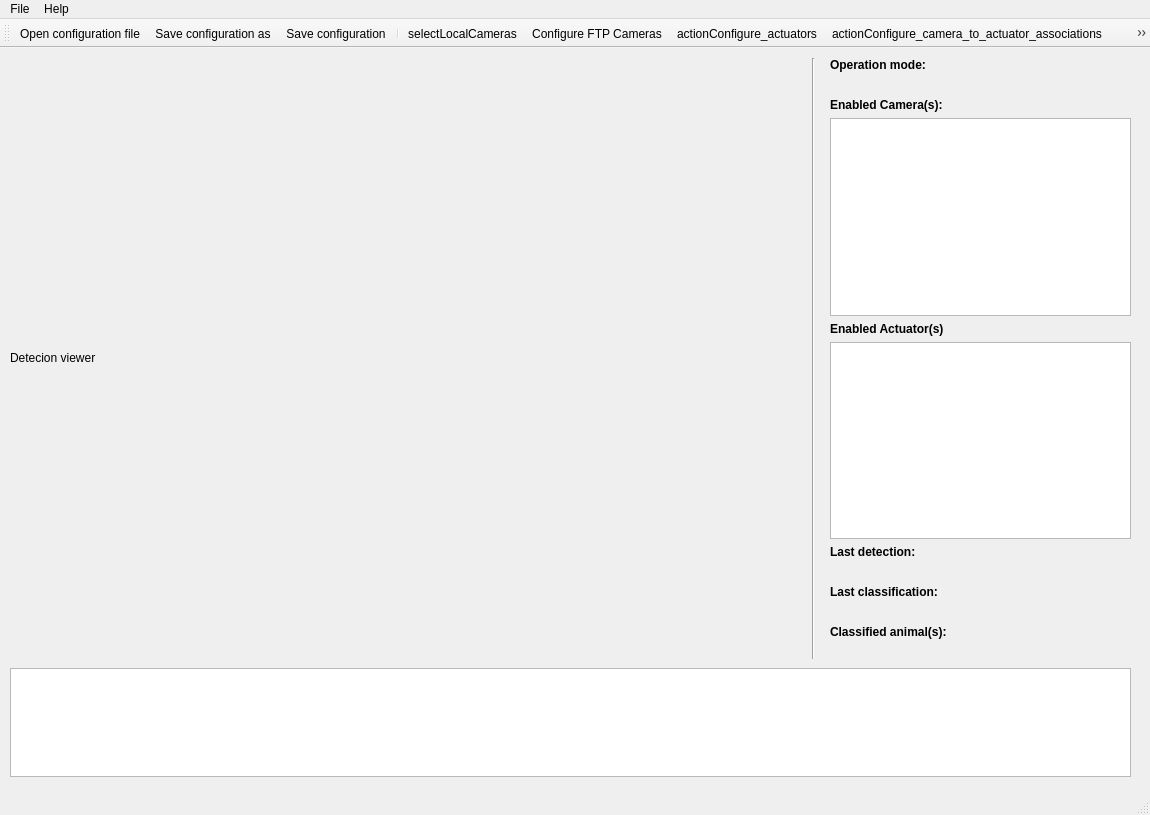
<?xml version="1.0" encoding="UTF-8"?>
<ui version="4.0">
 <class>MainWindow</class>
 <widget class="QMainWindow" name="MainWindow">
  <property name="geometry">
   <rect>
    <x>0</x>
    <y>0</y>
    <width>1150</width>
    <height>815</height>
   </rect>
  </property>
  <property name="sizePolicy">
   <sizepolicy hsizetype="MinimumExpanding" vsizetype="MinimumExpanding">
    <horstretch>0</horstretch>
    <verstretch>0</verstretch>
   </sizepolicy>
  </property>
  <property name="minimumSize">
   <size>
    <width>1150</width>
    <height>815</height>
   </size>
  </property>
  <property name="windowTitle">
   <string>Wild Animals Detection and Alert System (WADAS) [*]</string>
  </property>
  <widget class="QWidget" name="centralwidget">
   <widget class="QLabel" name="label_image">
    <property name="enabled">
     <bool>true</bool>
    </property>
    <property name="geometry">
     <rect>
      <x>10</x>
      <y>10</y>
      <width>800</width>
      <height>600</height>
     </rect>
    </property>
    <property name="sizePolicy">
     <sizepolicy hsizetype="MinimumExpanding" vsizetype="MinimumExpanding">
      <horstretch>0</horstretch>
      <verstretch>0</verstretch>
     </sizepolicy>
    </property>
    <property name="text">
     <string>Detecion viewer</string>
    </property>
   </widget>
   <widget class="QPlainTextEdit" name="plainTextEdit_log">
    <property name="geometry">
     <rect>
      <x>10</x>
      <y>620</y>
      <width>1121</width>
      <height>109</height>
     </rect>
    </property>
    <property name="sizePolicy">
     <sizepolicy hsizetype="MinimumExpanding" vsizetype="Minimum">
      <horstretch>0</horstretch>
      <verstretch>0</verstretch>
     </sizepolicy>
    </property>
   </widget>
   <widget class="QWidget" name="verticalLayoutWidget">
    <property name="geometry">
     <rect>
      <x>830</x>
      <y>10</y>
      <width>301</width>
      <height>601</height>
     </rect>
    </property>
    <layout class="QVBoxLayout" name="verticalLayout">
     <item>
      <widget class="QLabel" name="label_op_mode_title">
       <property name="font">
        <font>
         <bold>true</bold>
        </font>
       </property>
       <property name="text">
        <string>Operation mode:</string>
       </property>
      </widget>
     </item>
     <item>
      <widget class="QLabel" name="label_op_mode">
       <property name="sizePolicy">
        <sizepolicy hsizetype="MinimumExpanding" vsizetype="Preferred">
         <horstretch>0</horstretch>
         <verstretch>0</verstretch>
        </sizepolicy>
       </property>
       <property name="text">
        <string/>
       </property>
      </widget>
     </item>
     <item>
      <widget class="QLabel" name="label">
       <property name="font">
        <font>
         <bold>true</bold>
        </font>
       </property>
       <property name="text">
        <string>Enabled Camera(s):</string>
       </property>
      </widget>
     </item>
     <item>
      <widget class="QListWidget" name="listWidget_en_cameras"/>
     </item>
     <item>
      <widget class="QLabel" name="label_2">
       <property name="font">
        <font>
         <bold>true</bold>
        </font>
       </property>
       <property name="text">
        <string>Enabled Actuator(s)</string>
       </property>
      </widget>
     </item>
     <item>
      <widget class="QListWidget" name="listWidget_en_actuators"/>
     </item>
     <item>
      <widget class="QLabel" name="label_last_detection_title">
       <property name="font">
        <font>
         <bold>true</bold>
        </font>
       </property>
       <property name="text">
        <string>Last detection:</string>
       </property>
      </widget>
     </item>
     <item>
      <widget class="QLabel" name="label_last_detection">
       <property name="sizePolicy">
        <sizepolicy hsizetype="MinimumExpanding" vsizetype="Preferred">
         <horstretch>0</horstretch>
         <verstretch>0</verstretch>
        </sizepolicy>
       </property>
       <property name="text">
        <string/>
       </property>
      </widget>
     </item>
     <item>
      <widget class="QLabel" name="label_last_classification_title">
       <property name="font">
        <font>
         <bold>true</bold>
        </font>
       </property>
       <property name="text">
        <string>Last classification:</string>
       </property>
      </widget>
     </item>
     <item>
      <widget class="QLabel" name="label_last_classification">
       <property name="sizePolicy">
        <sizepolicy hsizetype="MinimumExpanding" vsizetype="Preferred">
         <horstretch>0</horstretch>
         <verstretch>0</verstretch>
        </sizepolicy>
       </property>
       <property name="text">
        <string/>
       </property>
      </widget>
     </item>
     <item>
      <widget class="QLabel" name="label_classified_animal_title">
       <property name="font">
        <font>
         <bold>true</bold>
        </font>
       </property>
       <property name="text">
        <string>Classified animal(s):</string>
       </property>
      </widget>
     </item>
     <item>
      <widget class="QLabel" name="label_classified_animal">
       <property name="text">
        <string/>
       </property>
      </widget>
     </item>
    </layout>
   </widget>
   <widget class="Line" name="line">
    <property name="geometry">
     <rect>
      <x>803</x>
      <y>10</y>
      <width>20</width>
      <height>601</height>
     </rect>
    </property>
    <property name="orientation">
     <enum>Qt::Orientation::Vertical</enum>
    </property>
   </widget>
  </widget>
  <widget class="QMenuBar" name="menubar">
   <property name="geometry">
    <rect>
     <x>0</x>
     <y>0</y>
     <width>1150</width>
     <height>22</height>
    </rect>
   </property>
   <widget class="QMenu" name="menuFile">
    <property name="title">
     <string>File</string>
    </property>
    <addaction name="actionOpen_configuration_file_menu"/>
    <addaction name="actionSave_configuration_as_menu"/>
    <addaction name="actionSave_configuration_menu"/>
   </widget>
   <widget class="QMenu" name="menuHelp">
    <property name="title">
     <string>Help</string>
    </property>
    <addaction name="actionAbout"/>
    <addaction name="actionLicense"/>
   </widget>
   <addaction name="menuFile"/>
   <addaction name="menuHelp"/>
  </widget>
  <widget class="QStatusBar" name="statusbar"/>
  <widget class="QToolBar" name="toolBar">
   <property name="windowTitle">
    <string>toolBar</string>
   </property>
   <attribute name="toolBarArea">
    <enum>TopToolBarArea</enum>
   </attribute>
   <attribute name="toolBarBreak">
    <bool>false</bool>
   </attribute>
   <addaction name="actionOpen_configuration_file"/>
   <addaction name="actionSave_configuration_as"/>
   <addaction name="actionSave_configuration"/>
   <addaction name="separator"/>
   <addaction name="actionSelectLocalCameras"/>
   <addaction name="actionConfigure_FTP_Cameras"/>
   <addaction name="actionConfigure_actuators"/>
   <addaction name="actionConfigure_camera_to_actuator_associations"/>
   <addaction name="actionActionConfigureEmail"/>
   <addaction name="actionSelect_Mode"/>
   <addaction name="actionConfigure_Ai_model"/>
   <addaction name="separator"/>
   <addaction name="actionRun"/>
   <addaction name="actionStop"/>
   <addaction name="separator"/>
  </widget>
  <action name="actionSelect_Mode">
   <property name="icon">
    <iconset theme="camera-web"/>
   </property>
   <property name="text">
    <string>Select Mode</string>
   </property>
   <property name="toolTip">
    <string>Select operating mode</string>
   </property>
   <property name="menuRole">
    <enum>QAction::MenuRole::NoRole</enum>
   </property>
  </action>
  <action name="actionRun">
   <property name="icon">
    <iconset theme="QIcon::ThemeIcon::MediaPlaybackStart"/>
   </property>
   <property name="text">
    <string>Run</string>
   </property>
   <property name="toolTip">
    <string>Run detection</string>
   </property>
   <property name="menuRole">
    <enum>QAction::MenuRole::NoRole</enum>
   </property>
  </action>
  <action name="actionStop">
   <property name="icon">
    <iconset theme="media-playback-stop"/>
   </property>
   <property name="text">
    <string>Stop </string>
   </property>
   <property name="toolTip">
    <string>Stop detection</string>
   </property>
   <property name="menuRole">
    <enum>QAction::MenuRole::NoRole</enum>
   </property>
  </action>
  <action name="actionActionConfigureEmail">
   <property name="icon">
    <iconset theme="emblem-mail"/>
   </property>
   <property name="text">
    <string>ActionConfigureEmail</string>
   </property>
   <property name="toolTip">
    <string>Configure Email notifications</string>
   </property>
   <property name="menuRole">
    <enum>QAction::MenuRole::NoRole</enum>
   </property>
  </action>
  <action name="actionSelectLocalCameras">
   <property name="icon">
    <iconset theme="camera-video"/>
   </property>
   <property name="text">
    <string>selectLocalCameras</string>
   </property>
   <property name="toolTip">
    <string>Configure camera(s)</string>
   </property>
   <property name="menuRole">
    <enum>QAction::MenuRole::NoRole</enum>
   </property>
  </action>
  <action name="actionConfigure_Ai_model">
   <property name="icon">
    <iconset>
     <normaloff>wadas/icons/icon-ai-24.png</normaloff>wadas/icons/icon-ai-24.png</iconset>
   </property>
   <property name="text">
    <string>Configure Ai model</string>
   </property>
   <property name="menuRole">
    <enum>QAction::MenuRole::NoRole</enum>
   </property>
  </action>
  <action name="actionOpen_configuration_file">
   <property name="icon">
    <iconset theme="document-open"/>
   </property>
   <property name="text">
    <string>Open configuration file</string>
   </property>
   <property name="menuRole">
    <enum>QAction::MenuRole::NoRole</enum>
   </property>
  </action>
  <action name="actionSave_configuration_as">
   <property name="icon">
    <iconset theme="document-save-as"/>
   </property>
   <property name="text">
    <string>Save configuration as</string>
   </property>
   <property name="toolTip">
    <string>Save configuration as ...</string>
   </property>
   <property name="menuRole">
    <enum>QAction::MenuRole::NoRole</enum>
   </property>
  </action>
  <action name="actionOpen_configuration_file_menu">
   <property name="icon">
    <iconset theme="document-open"/>
   </property>
   <property name="text">
    <string>Open configuration file</string>
   </property>
  </action>
  <action name="actionSave_configuration_as_menu">
   <property name="icon">
    <iconset theme="document-save-as"/>
   </property>
   <property name="text">
    <string>Save configuration as ...</string>
   </property>
   <property name="toolTip">
    <string>Save configuration as ...</string>
   </property>
  </action>
  <action name="actionAbout">
   <property name="icon">
    <iconset theme="dialog-question"/>
   </property>
   <property name="text">
    <string>About</string>
   </property>
  </action>
  <action name="actionLicense">
   <property name="text">
    <string>License</string>
   </property>
  </action>
  <action name="actionSave_configuration">
   <property name="icon">
    <iconset theme="document-save"/>
   </property>
   <property name="text">
    <string>Save configuration</string>
   </property>
   <property name="toolTip">
    <string>Save configuration</string>
   </property>
   <property name="menuRole">
    <enum>QAction::MenuRole::NoRole</enum>
   </property>
  </action>
  <action name="actionSave_configuration_menu">
   <property name="icon">
    <iconset theme="document-save"/>
   </property>
   <property name="text">
    <string>Save configuration</string>
   </property>
   <property name="toolTip">
    <string>Save configuration</string>
   </property>
   <property name="menuRole">
    <enum>QAction::MenuRole::NoRole</enum>
   </property>
  </action>
  <action name="actionConfigure_FTP_Cameras">
   <property name="icon">
    <iconset theme="system-file-manager"/>
   </property>
   <property name="text">
    <string>Configure FTP Cameras</string>
   </property>
   <property name="toolTip">
    <string>Configure FTP cameras and server</string>
   </property>
   <property name="menuRole">
    <enum>QAction::MenuRole::NoRole</enum>
   </property>
  </action>
  <action name="actionConfigure_actuators">
   <property name="icon">
    <iconset>
     <normaloff>wadas/icons/icon-actuator-24.png</normaloff>wadas/icons/icon-actuator-24.png</iconset>
   </property>
   <property name="text">
    <string>actionConfigure_actuators</string>
   </property>
   <property name="toolTip">
    <string>Configure actuators</string>
   </property>
   <property name="menuRole">
    <enum>QAction::MenuRole::NoRole</enum>
   </property>
  </action>
  <action name="actionConfigure_camera_to_actuator_associations">
   <property name="icon">
    <iconset theme="insert-link"/>
   </property>
   <property name="text">
    <string>actionConfigure_camera_to_actuator_associations</string>
   </property>
   <property name="toolTip">
    <string>Configure camera to actuator association(s)</string>
   </property>
   <property name="menuRole">
    <enum>QAction::MenuRole::NoRole</enum>
   </property>
  </action>
 </widget>
 <resources/>
 <connections/>
</ui>
